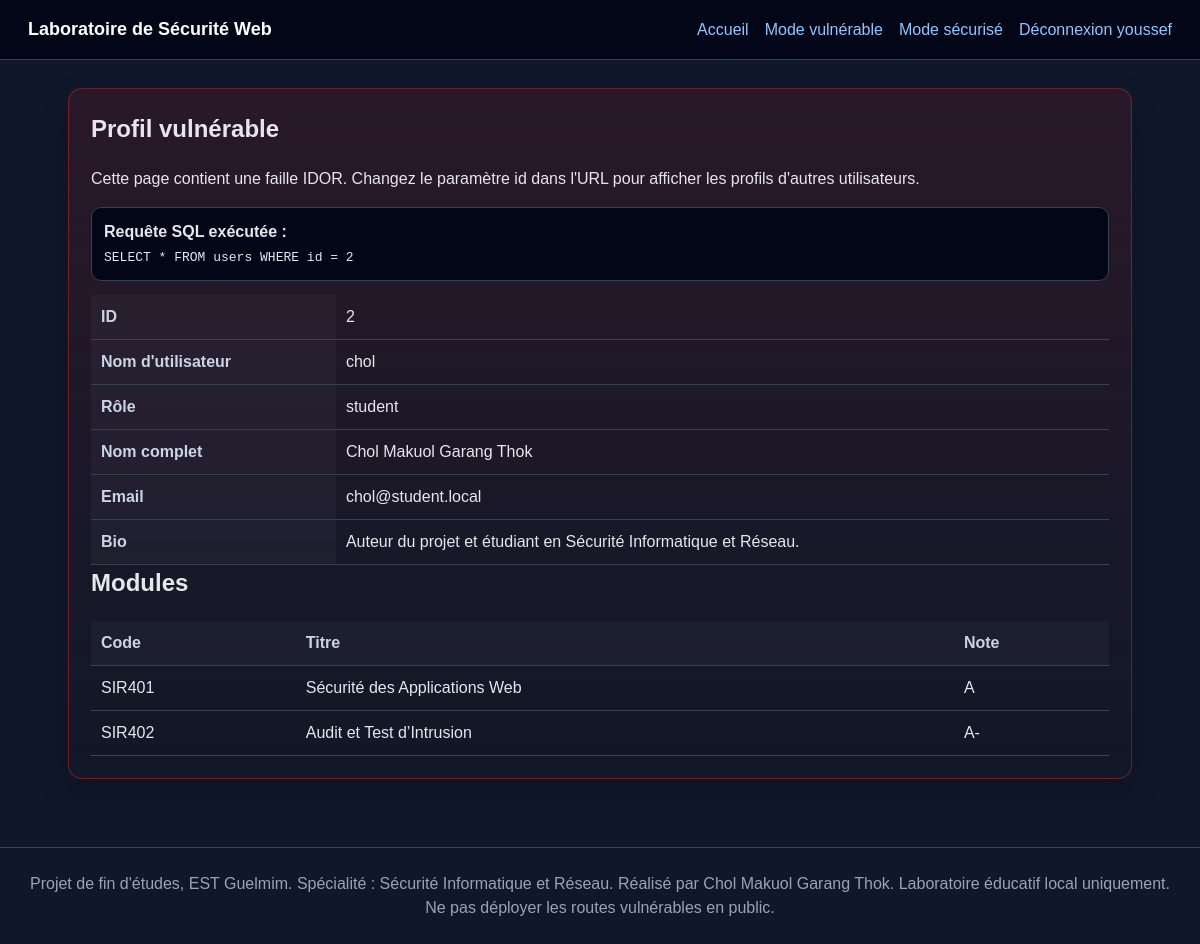
The page /vuln/profile?id=2 (signed in) on the database its author committed.
### tables this page shows
CREATE TABLE users (
            id INTEGER PRIMARY KEY AUTOINCREMENT,
            username TEXT UNIQUE NOT NULL,
            password_plain TEXT,
            password_hash TEXT,
            role TEXT NOT NULL DEFAULT 'student',
            full_name TEXT NOT NULL,
            email TEXT NOT NULL,
            bio TEXT DEFAULT ''
        );

CREATE TABLE courses (
            id INTEGER PRIMARY KEY AUTOINCREMENT,
            code TEXT NOT NULL,
            title TEXT NOT NULL,
            owner_id INTEGER NOT NULL,
            grade TEXT DEFAULT 'N/A',
            FOREIGN KEY(owner_id) REFERENCES users(id)
        );

### app.py (the view)
@app.route("/vuln/profile")
@login_required("vuln")
def vuln_profile():
    user_id = request.args.get("id", session.get("user_id"))
    query = f"SELECT * FROM users WHERE id = {user_id}"
    try:
        user = get_db().execute(query).fetchone()
    except sqlite3.Error as exc:
        flash(f"Erreur SQL : {exc}", "danger")
        user = None
    if not user:
        abort(404)
    courses = get_db().execute("SELECT * FROM courses WHERE owner_id = ?", (user["id"],)).fetchall()
    return render_template("vuln_profile.html", profile=user, courses=courses, raw_query=query)

### app.py (called while the page is built)
def get_db():
    if "db" not in g:
        g.db = sqlite3.connect(app.config["DATABASE"])
        g.db.row_factory = sqlite3.Row
    return g.db

@app.before_request
def ensure_db_exists():
    if not DB_PATH.exists():
        init_db(reset=False)

@app.after_request
def add_security_headers(response):
    response.headers.setdefault("X-Content-Type-Options", "nosniff")
    response.headers.setdefault("X-Frame-Options", "DENY")
    response.headers.setdefault("Referrer-Policy", "strict-origin-when-cross-origin")
    if request.path.startswith("/secure"):
        response.headers.setdefault("Content-Security-Policy", "default-src 'self'; img-src 'self' data:; style-src 'self' 'unsafe-inline'")
    return response

def login_required(mode=None):
    def decorator(view):
        @wraps(view)
        def wrapped(*args, **kwargs):
            if not session.get("user_id"):
                flash("Veuillez vous connecter d’abord.", "warning")
                target = "vuln_login" if mode == "vuln" else "secure_login"
                return redirect(url_for(target))
            if mode and session.get("mode") != mode:
                flash("Veuillez vous connecter au bon mode du laboratoire.", "warning")
                target = "vuln_login" if mode == "vuln" else "secure_login"
                return redirect(url_for(target))
            return view(*args, **kwargs)
        return wrapped
    return decorator

### Laboratoire de Sécurité Web/templates/vuln_profile.html
{% extends "base.html" %}
{% block content %}
<section class="card danger-card">
    <h1>Profil vulnérable</h1>
    <p>Cette page contient une faille IDOR. Changez le paramètre id dans l'URL pour afficher les profils d'autres utilisateurs.</p>
    <div class="codebox"><strong>Requête SQL exécutée :</strong><br><code>{{ raw_query }}</code></div>
    <table>
        <tr><th>ID</th><td>{{ profile['id'] }}</td></tr>
        <tr><th>Nom d'utilisateur</th><td>{{ profile['username'] }}</td></tr>
        <tr><th>Rôle</th><td>{{ profile['role'] }}</td></tr>
        <tr><th>Nom complet</th><td>{{ profile['full_name'] }}</td></tr>
        <tr><th>Email</th><td>{{ profile['email'] }}</td></tr>
        <tr><th>Bio</th><td>{{ profile['bio'] }}</td></tr>
    </table>
    <h2>Modules</h2>
    <table>
        <thead><tr><th>Code</th><th>Titre</th><th>Note</th></tr></thead>
        <tbody>{% for c in courses %}<tr><td>{{ c['code'] }}</td><td>{{ c['title'] }}</td><td>{{ c['grade'] }}</td></tr>{% endfor %}</tbody>
    </table>
</section>
{% endblock %}

### Laboratoire de Sécurité Web/static/style.css (style rules this page uses)
:root { --bg: #0f172a; --panel: #111827; --panel2: #1f2937; --text: #e5e7eb; --muted: #9ca3af; --line: #374151; --safe: #16a34a; --safe2: rgba(22, 163, 74, .12); --danger: #dc2626; --danger2: rgba(220, 38, 38, .13); --blue: #2563eb; }
* { box-sizing: border-box; }
body { margin: 0; font-family: Arial, Helvetica, sans-serif; background: var(--bg); color: var(--text); line-height: 1.5; }
h1, h2, h3 { margin-top: 0; }
.card, .lab-header { background: var(--panel); border: 1px solid var(--line); border-radius: 14px; padding: 22px; box-shadow: 0 14px 30px rgba(0,0,0,.18); margin-bottom: 20px; }
.danger-card { border-color: rgba(220, 38, 38, .45); background: linear-gradient(180deg, var(--danger2), var(--panel)); }
table { width: 100%; border-collapse: collapse; margin-top: 12px; overflow: hidden; }
th, td { border-bottom: 1px solid var(--line); padding: 10px; text-align: left; vertical-align: top; }
th { color: #cbd5e1; background: rgba(255,255,255,.03); }
.codebox { background: #020617; border: 1px solid var(--line); border-radius: 10px; padding: 12px; overflow-x: auto; margin: 14px 0; }

### rows shown on the page
users: id "2", username "chol", role "student", full_name "Chol Makuol Garang Thok", email "chol@student.local", bio "Auteur du projet et étudiant en Sécurité Informatique et Réseau."
courses: code "SIR401", title "Sécurité des Applications Web", grade "A"
courses: code "SIR402", title "Audit et Test d’Intrusion", grade "A-"

### other values the page prints
{{ session.get('username') }} "youssef"
{{ raw_query }} "SELECT * FROM users WHERE id = 2"
